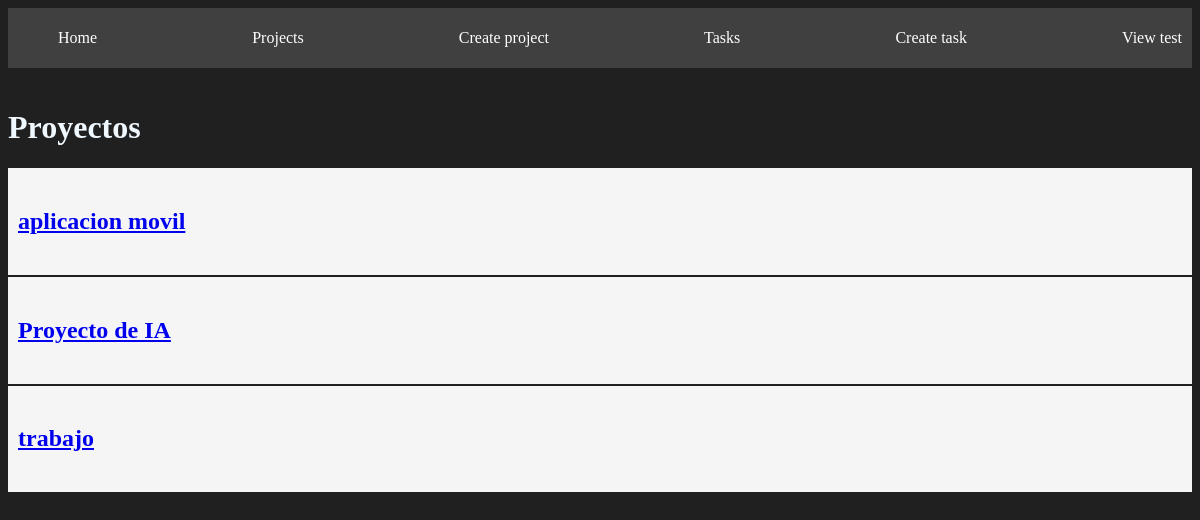
/projects/, run on the app's committed database.
### projects/models.py (models this page shows, shortened)
class Project(models.Model):
  name = models.CharField(max_length=200)

### projects/views.py (the view)
# urls.py: path('', include('projects.urls')),
def projects(request):
    projects = Project.objects.all()
    return render(request, 'projects/projects.html', {
        'projects': projects
    })

### projects/templates/projects/projects.html
{% extends 'layouts/base.html' %}
{% block content %}
<h1>Proyectos</h1>
{% for project in projects%}
<article class="card">
  <a href="{% url 'project_details' project.id %}">
    <h2>{{ project.name }}</h2>
  </a>
</article>
{% endfor %}
{% endblock %}

### projects/static/css/style.css (style rules this page uses)
body { background: #202020; color: aliceblue; }
.card { background: whitesmoke; color: black; padding: 20px 10px; margin-bottom: 2px; }

### data on the page
Project: name "aplicacion movil"
Project: name "Proyecto de IA"
Project: name "trabajo"
